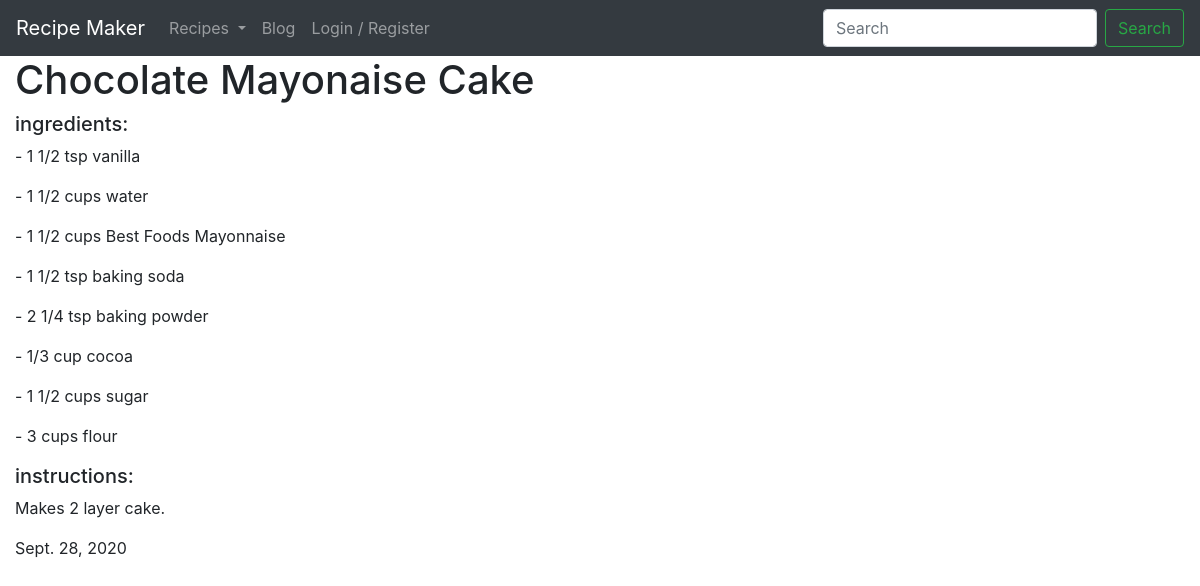
The app's page /recipes/Chocolate-Mayonaise-Cake/ with its own data.
### recipes/models.py (models this page shows, shortened)
class Recipe(models.Model):
    author = models.ForeignKey(User, default=1, null=True, on_delete=models.PROTECT)
    title = models.CharField(max_length=30, unique=True, blank=False, null=False)
    slug = models.SlugField(unique=True)
    ingredients = models.ManyToManyField(Ingredient, blank=True, related_name="ingredients")
    instructions = models.TextField(blank=False, null=False)
    date = models.DateField(auto_now_add=True, null=True)
    keywords = models.ManyToManyField(Keyword, blank=True)
    category = models.ForeignKey(Category, null=True, blank=True, on_delete=models.PROTECT)

class Ingredient(models.Model):
    food = models.ForeignKey(Food, on_delete=models.PROTECT, null=True, blank=True)
    unit = models.ForeignKey(Unit, on_delete=models.PROTECT, null=True, blank=True)
    quantity = models.CharField(max_length=100, blank=False, null=False)
    class Meta:
        ordering = ['-id']

class Unit(models.Model):
    name = models.CharField(max_length=256, null=True, blank=True)
    def __str__(self):
        return self.name

class Food(models.Model):
    name = models.CharField(unique=True, max_length=128)
    class Meta:
        ordering = ['name']
    def __str__(self):
        return self.name

### recipes/views.py (the view)
# urls.py: path("<str:slug>/", recipe_detail_page),
def recipe_detail_page(request, slug):
    obj = get_object_or_404(Recipe, slug=slug)
    ingredients = obj.ingredients.all()
    template = 'recipes/recipe_detail_page.html'
    context = {"recipe": obj,
        "ingredients" : ingredients,
    }
    return render(request, template, context)

### templates/recipes/recipe_detail_page.html
{% extends "base.html" %}
{% block content %}
<h1>{{ recipe.title }}</h1>
<h5>ingredients:</h5>
    {% for x in ingredients %}
        <p> - {{ x.quantity }} {{ x.unit }} {{ x.food }}</p>
    {% endfor %}
<h5>instructions:</h5>
    <p>{{ recipe.instructions }}</p>
<p>{{ recipe.date }}</p>
{% endblock %}

### records on screen
Recipe: title "Chocolate Mayonaise Cake", instructions "Makes 2 layer cake.", date "Sept. 28, 2020"
Ingredient: quantity "1 1/2", unit "tsp", food "vanilla"
Ingredient: quantity "1 1/2", unit "cups", food "water"
Ingredient: quantity "1 1/2", unit "cups", food "Best Foods Mayonnaise"
Ingredient: quantity "1 1/2", unit "tsp", food "baking soda"
Ingredient: quantity "2 1/4", unit "tsp", food "baking powder"
Ingredient: quantity "1/3", unit "cup", food "cocoa"
Ingredient: quantity "1 1/2", unit "cups", food "sugar"
Ingredient: quantity "3", unit "cups", food "flour"
